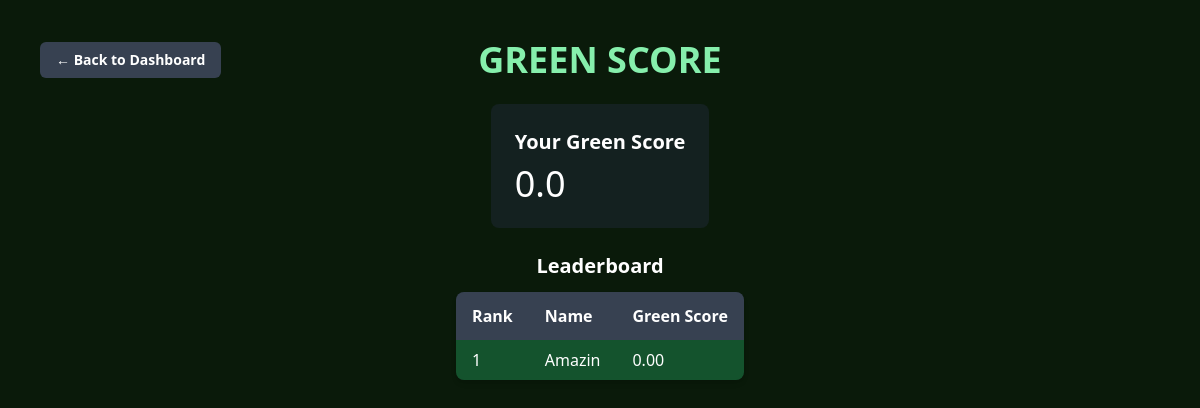
Page /greenscore (signed in) on the earlier database version.
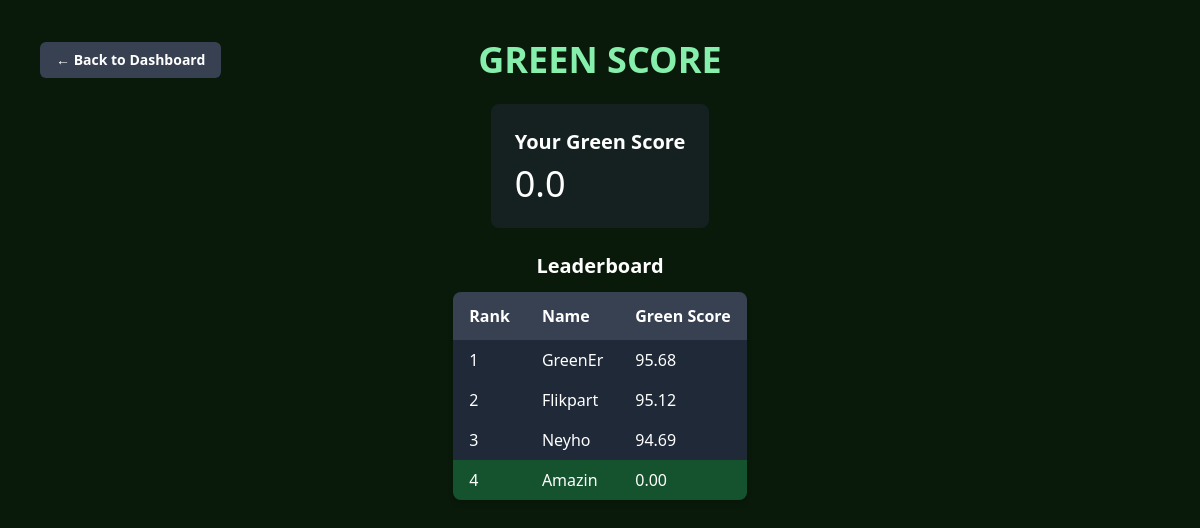
Same page on the later database version.
### app.py (models this page shows, shortened)
class User(db.Model, UserMixin):
    id = db.Column(db.Integer, primary_key=True)
    name = db.Column(db.String(35), unique=True, nullable=False)
    email = db.Column(db.String(35), unique=True, nullable=False)
    password = db.Column(db.String(200), nullable=False)
    total_emission = db.Column(db.Float, default=0.0)
    green_score = db.Column(db.Float, nullable=False, default=100.0)
    total_offset = db.Column(db.Float, default=0.0)
    net_emission = db.Column(db.Float, default=0.0)
    badges = db.Column(db.String(200), default="")

### app.py (the view)
@app.route('/greenscore')
@login_required
def green_score():
    current_user.net_emission = max(0, current_user.total_emission - current_user.total_offset)
    current_user.green_score = max(0, 100 - ((current_user.net_emission)*0.0000005))
    db.session.commit()
    leaderboard = User.query.order_by(User.green_score.desc()).limit(10).all()
    return render_template('greenscore.html',
                           total_emissions=current_user.total_emission,
                           total_offset=current_user.total_offset,
                           net_emissions=current_user.net_emission,
                           green_score=current_user.green_score,
                           leaderboard=leaderboard,
                           enumerate=enumerate)

### app.py (called while the page is built)
@login_manager.user_loader
def load_user(user_id):
    return User.query.get(int(user_id))

### templates/greenscore.html (shortened to what this page needs)
<!DOCTYPE html>
<html lang="en">
<head>
    <script src="https://cdn.tailwindcss.com"></script>
</head>
<body class="bg-[#0a1a0a] text-white flex flex-col items-center p-10 min-h-screen">
    <div class="w-full max-w-5xl flex items-center mb-6">
        <a href="/dashboard" class="bg-gray-700 text-white font-bold px-4 py-2 rounded-md hover:bg-gray-900 transition text-sm absolute left-0 ml-10">
            ← Back to Dashboard
        </a>
        <h1 class="text-4xl font-bold text-green-300 uppercase mx-auto">Green Score</h1>
    </div>
        <div class="bg-gray-800 bg-opacity-50 rounded-lg p-6 mb-6">
            <h2 class="text-xl font-semibold">Your Green Score</h2>
            <p class="text-4xl mt-2">{{ green_score|round(2) }}</p>
        </div>
        <h2 class="text-xl font-semibold mb-3">Leaderboard</h2>
        <div class="overflow-hidden rounded-lg shadow-md">
            <table class="w-full border-collapse bg-gray-800 bg-opacity-50 rounded-lg">
                <thead>
                    <tr class="bg-gray-700">
                        <th class="py-3 px-4 text-left">Rank</th>
                        <th class="py-3 px-4 text-left">Name</th>
                        <th class="py-3 px-4 text-left">Green Score</th>
                    </tr>
                </thead>
                <tbody>
                    {% for rank, user in enumerate(leaderboard, start=1) %}
                    <tr class="{% if user.id == current_user.id %} bg-green-900 {% else %} bg-gray-800 {% endif %}">
                        <td class="py-2 px-4">{{ rank }}</td>
                        <td class="py-2 px-4">{{ user.name }}</td>
                        <td class="py-2 px-4">{{ "%.2f" % user.green_score }}</td>
                    </tr>
                    {% endfor %}
                </tbody>
            </table>
        </div>
</body>
</html>

Differences in the rows shown:
computed for User "Amazin": id "1" → "4"
added User: rank "1", name "GreenEr", green_score "95.68"
added User: id "2", name "Flikpart", green_score "95.12"
added User: rank "3", name "Neyho", green_score "94.69"
